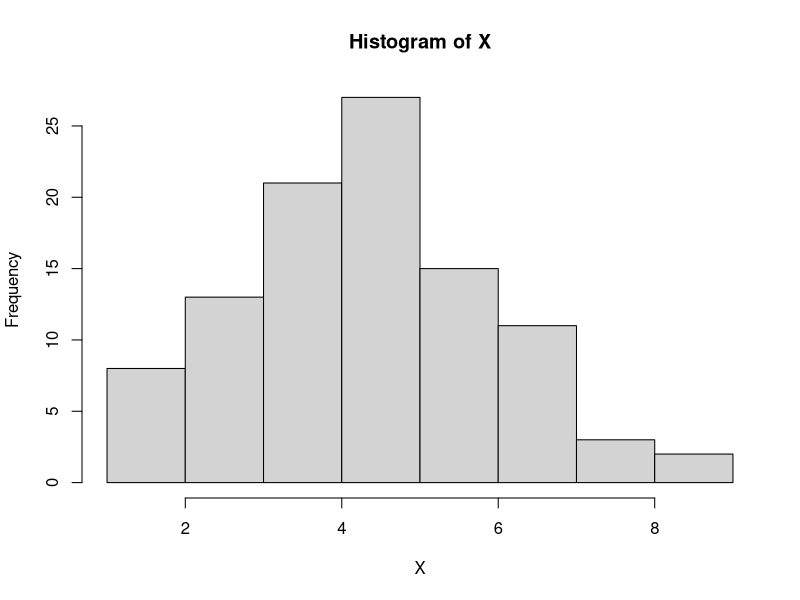
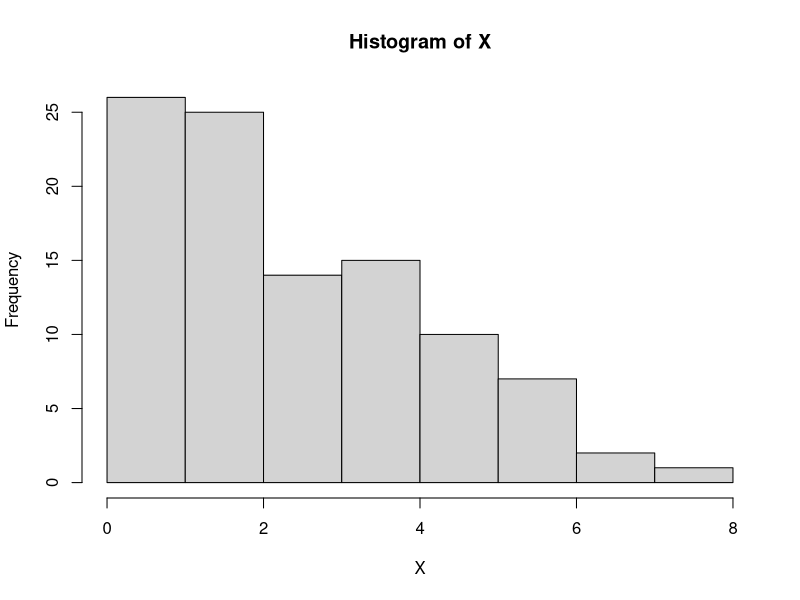
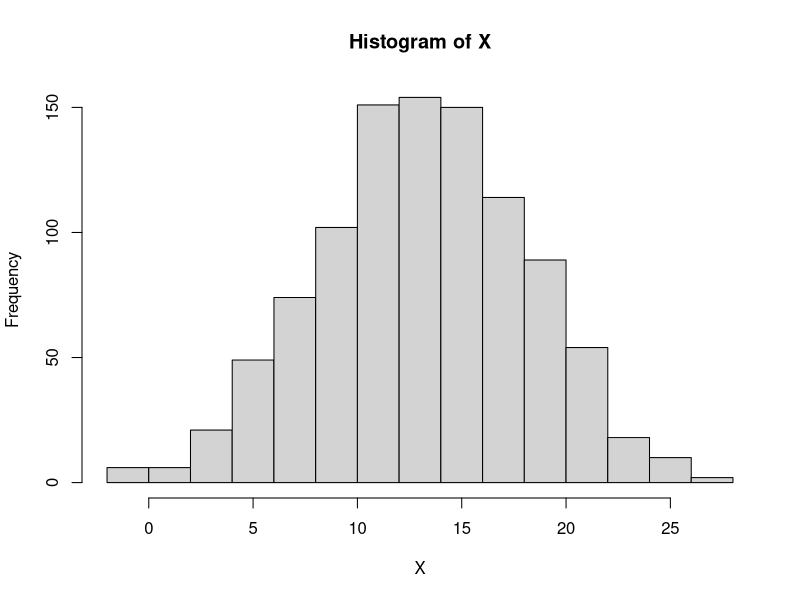
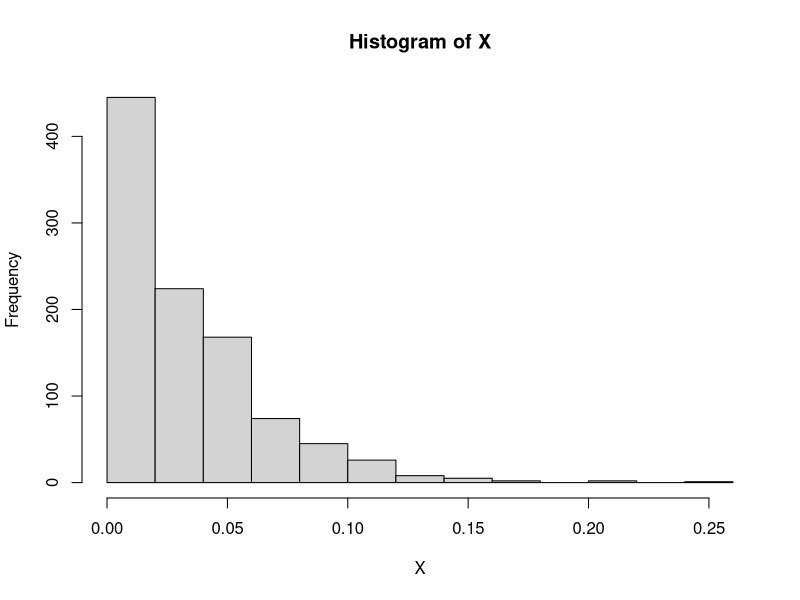
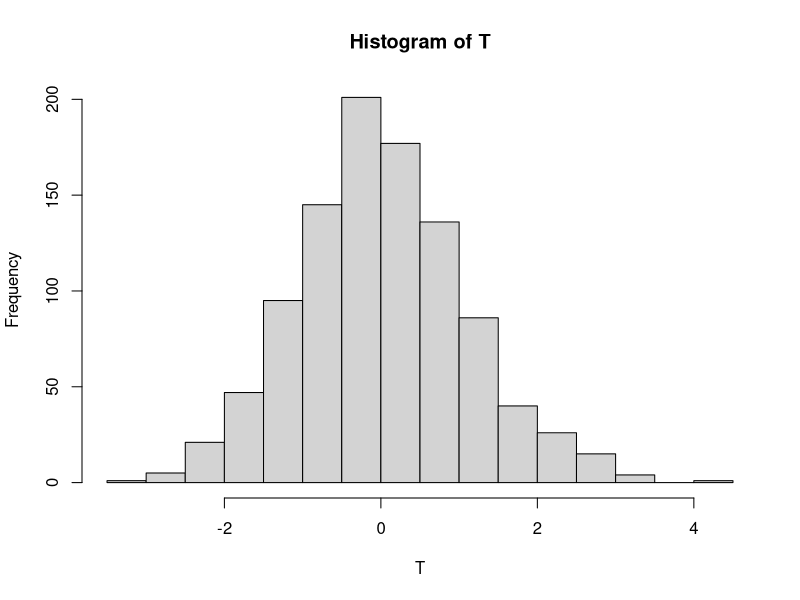
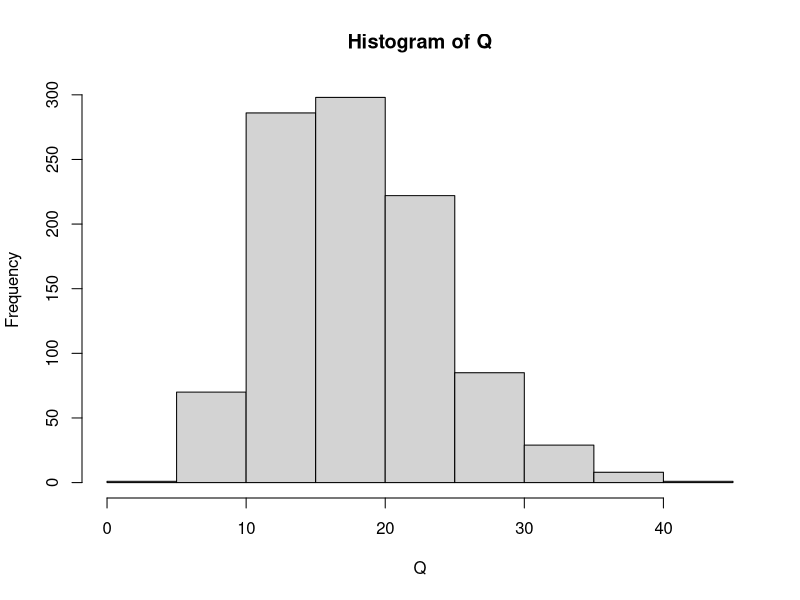
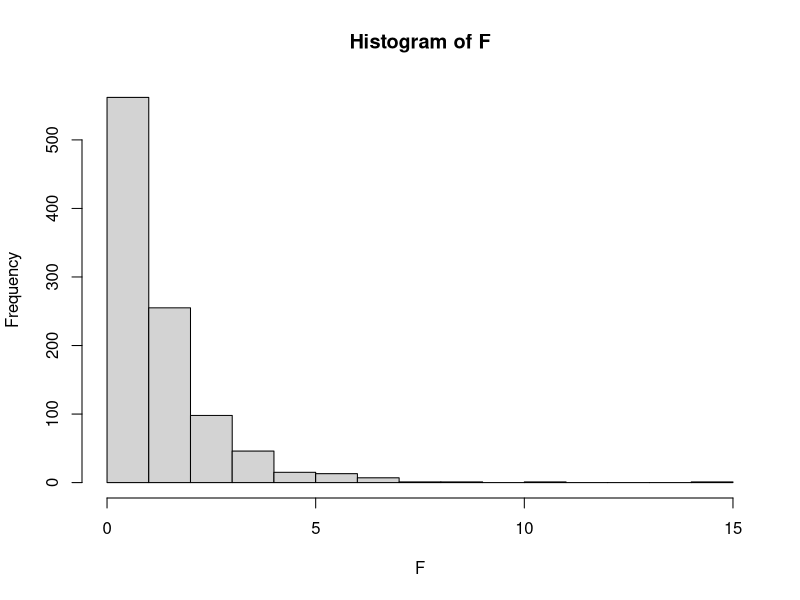
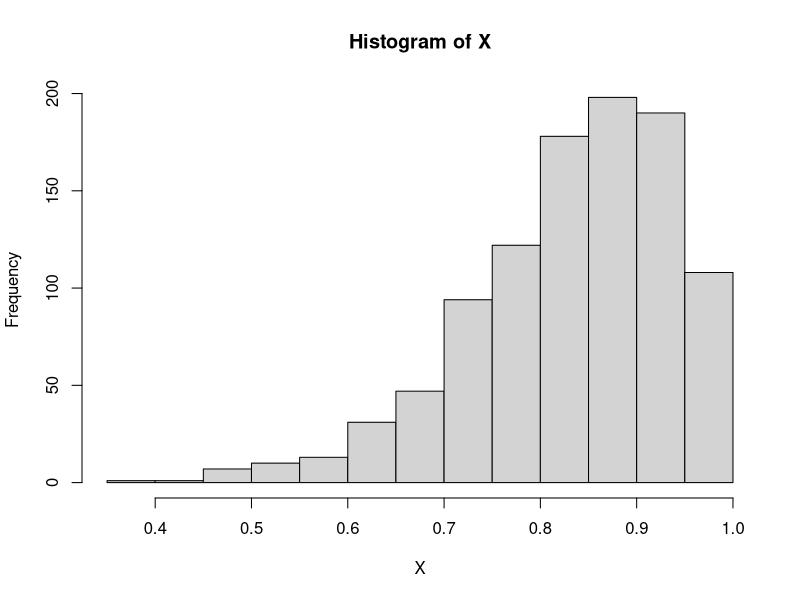

Here is the R script that generated these plots, in order:
X <- rbinom(50, 1, 0.3)
head(X)
mean(X)
var(X)

X <- rbinom(100, 10, 0.48)
head(X)
hist(X)
mean(X)
var(X)

X <- rpois(100, 3)
head(X)
hist(X)
mean(X)
var(X)

mu <- 13
sigma2 <- 5
X <- rnorm(1000, mu, sigma2)
hist(X)

rate <- 30
X <- rexp(1000, rate)
hist(X)

df <- 18
T <- rt(1000, 18)
hist(T)

df <- 18
Q <- rchisq(1000, 18)
hist(Q)

df1 <- 4
df2 <- 9
U1 <- rchisq(1000, df1)
U2 <- rchisq(1000, df2)
F <-(U1/df1)/(U2/df2)
hist(F)

alpha <- 10
beta <- 2

X <- rbeta(1000, alpha, beta, ncp = 0)

hist(X)


